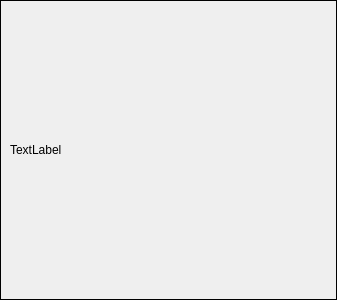
<?xml version="1.0" encoding="UTF-8"?>
<ui version="4.0">
 <class>Miniature</class>
 <widget class="QWidget" name="Miniature">
  <property name="geometry">
   <rect>
    <x>0</x>
    <y>0</y>
    <width>337</width>
    <height>300</height>
   </rect>
  </property>
  <property name="windowTitle">
   <string>Form</string>
  </property>
  <layout class="QHBoxLayout" name="horizontalLayout">
   <property name="margin">
    <number>0</number>
   </property>
   <item>
    <widget class="QFrame" name="frame">
     <property name="frameShape">
      <enum>QFrame::Panel</enum>
     </property>
     <property name="frameShadow">
      <enum>QFrame::Plain</enum>
     </property>
     <layout class="QVBoxLayout" name="verticalLayout">
      <item>
       <widget class="QLabel" name="label">
        <property name="text">
         <string>TextLabel</string>
        </property>
       </widget>
      </item>
     </layout>
    </widget>
   </item>
  </layout>
 </widget>
 <resources/>
 <connections/>
</ui>
